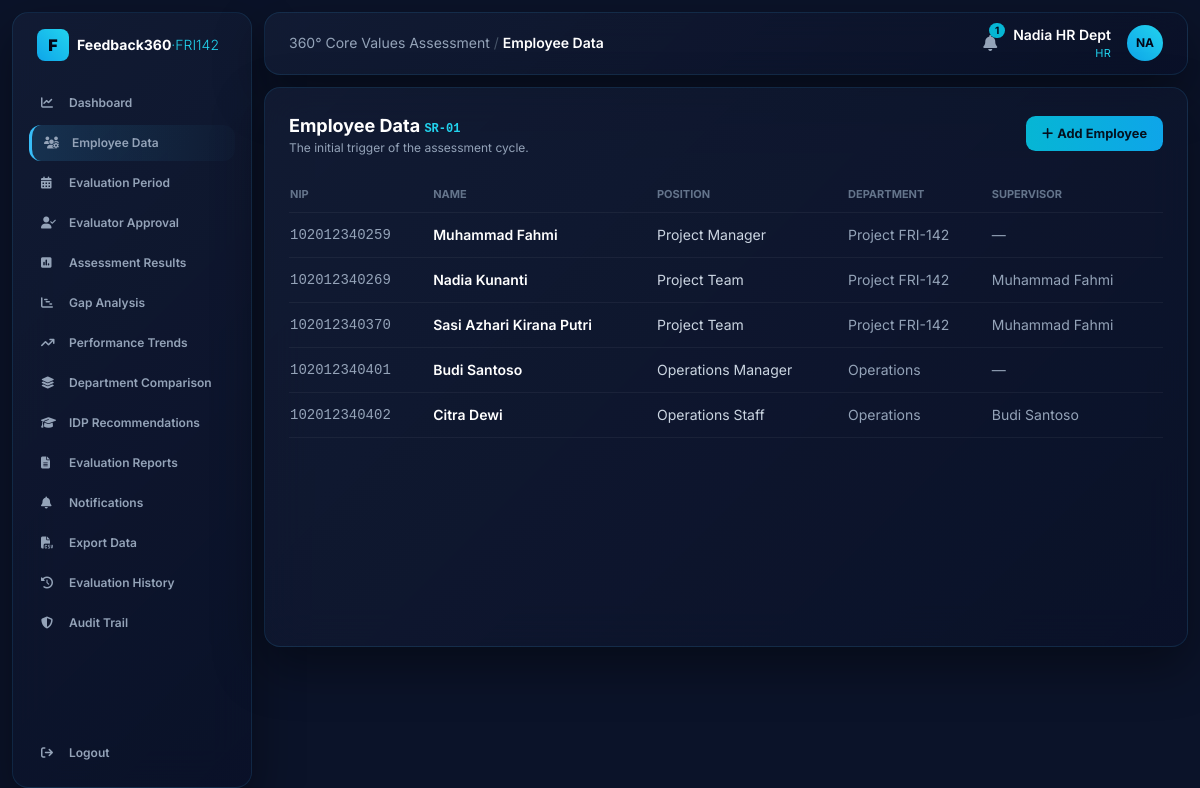
/employees (signed in), run on the app's committed database.
### tables this page shows
CREATE TABLE users (
    id INTEGER PRIMARY KEY AUTOINCREMENT,
    username TEXT UNIQUE NOT NULL,
    password_hash TEXT NOT NULL,
    display_name TEXT NOT NULL,
    role TEXT NOT NULL,                -- admin | hr | management | employee
    employee_id INTEGER REFERENCES employees(id)
);

CREATE TABLE employees (
    id INTEGER PRIMARY KEY AUTOINCREMENT,
    nip TEXT UNIQUE NOT NULL,
    full_name TEXT NOT NULL,
    position TEXT NOT NULL,
    department TEXT NOT NULL,
    supervisor_id INTEGER REFERENCES employees(id)
);

### app.py (the view, shortened to what this page needs)
@app.route("/employees", methods=["GET", "POST"])
@require("admin", "hr")
def employees():
    rows = g.db.execute(
        "SELECT e.*, s.full_name AS sup_name FROM employees e "
        "LEFT JOIN employees s ON e.supervisor_id=s.id ORDER BY e.id").fetchall()
    allemp = g.db.execute("SELECT id, full_name FROM employees").fetchall()
    return render_template("employees.html", rows=rows, allemp=allemp)

### app.py (called while the page is built)
@app.before_request
def load_user():
    g.db = get_db()
    g.user = None
    if "uid" in session:
        g.user = g.db.execute(
            "SELECT * FROM users WHERE id=?", (session["uid"],)
        ).fetchone()

def require(*roles):
    def deco(fn):
        @wraps(fn)
        def wrapper(*a, **kw):
            if not g.user:
                return redirect(url_for("login"))
            if roles and g.user["role"] not in roles:
                abort(403)
            return fn(*a, **kw)
        return wrapper
    return deco

@app.context_processor
def inject_globals():
    unread = 0
    if g.get("user"):
        unread = g.db.execute(
            "SELECT COUNT(*) c FROM notifications WHERE is_read=0 AND "
            "(target_role=? OR target_user_id=?)",
            (g.user["role"], g.user["id"]),
        ).fetchone()["c"]
    return dict(user=g.get("user"), VALUES=VALUES, VALUE_LABELS=VALUE_LABELS,
                TARGET=CORPORATE_TARGET, unread=unread)

### database.py (called while the page is built)
def get_db():
    conn = sqlite3.connect(DB_PATH)
    conn.row_factory = sqlite3.Row
    conn.execute("PRAGMA foreign_keys = ON")
    return conn

### templates/employees.html (shortened to what this page needs)
{% extends "base.html" %}
{% block heading %}Employee Data{% endblock %}
{% block body %}
<div class="flex items-center justify-between mb-5">
  <div><h2 class="text-lg font-bold text-white">Employee Data <span class="text-xs text-cyan-400 font-mono">SR-01</span></h2>
    <p class="text-xs text-slate-400">The initial trigger of the assessment cycle.</p></div>
  <button onclick="document.getElementById('addbox').classList.toggle('hidden')" class="btn"><i class="fa-solid fa-plus mr-1"></i>Add Employee</button>
</div>
<table class="w-full text-sm">
  <thead><tr class="text-[11px] uppercase text-slate-500 text-left border-b border-white/5">
    <th class="py-2">NIP</th><th>Name</th><th>Position</th><th>Department</th><th>Supervisor</th></tr></thead>
  <tbody>
  {% for r in rows %}
    <tr class="border-b border-white/5">
      <td class="py-3 font-mono text-slate-400">{{ r['nip'] }}</td>
      <td class="font-semibold text-white">{{ r['full_name'] }}</td>
      <td class="text-slate-300">{{ r['position'] }}</td>
      <td class="text-slate-400">{{ r['department'] }}</td>
      <td class="text-slate-400">{{ r['sup_name'] or '—' }}</td></tr>
  {% endfor %}
  </tbody>
</table>
{% endblock %}

### templates/base.html (shortened to what this page needs)
<!DOCTYPE html>
<html lang="en">
<head>
<script src="https://cdn.tailwindcss.com"></script>
<link rel="stylesheet" href="https://cdnjs.cloudflare.com/ajax/libs/font-awesome/6.4.0/css/all.min.css">
</head>
<body class="text-slate-200 min-h-screen">
{% if user %}
<div class="flex min-h-screen">
  <aside class="w-60 shrink-0 glossy m-3 rounded-2xl p-4 flex flex-col">
    <div class="flex items-center gap-2 px-2 mb-6">
      <div class="w-8 h-8 bg-gradient-to-tr from-sky-500 to-cyan-400 rounded-lg flex items-center justify-center text-slate-950 font-black">F</div>
      <span class="text-sm font-bold text-white leading-tight">Feedback360<span class="text-cyan-400 font-light">·FRI142</span></span>
    </div>
    {% set R = user['role'] %}
    <nav class="space-y-1 text-xs font-semibold flex-grow">
      {% macro link(ep,icon,label) %}
        <a href="{{ url_for(ep) }}" class="flex items-center gap-3 px-3 py-2.5 rounded-xl navlink {{ 'nav-active' if request.endpoint==ep }}">
          <i class="fa-solid {{ icon }} w-4"></i><span>{{ label }}</span></a>
      {% endmacro %}
      {% if R in ['admin','hr','management'] %}{{ link('dashboard','fa-chart-line','Dashboard') }}{% endif %}
      {% if R in ['admin','hr'] %}{{ link('employees','fa-users-gear','Employee Data') }}{% endif %}
      {% if R in ['admin','hr'] %}{{ link('periods','fa-calendar-days','Evaluation Period') }}{% endif %}
      {% if R in ['admin','hr'] %}{{ link('evaluators','fa-user-check','Evaluator Approval') }}{% endif %}
      {% if R in ['admin','hr','management'] %}{{ link('results','fa-square-poll-vertical','Assessment Results') }}{% endif %}
      {% if R in ['admin','hr','management'] %}{{ link('gap','fa-chart-gantt','Gap Analysis') }}{% endif %}
      {% if R in ['admin','hr','management'] %}{{ link('trends','fa-arrow-trend-up','Performance Trends') }}{% endif %}
      {% if R in ['admin','hr','management'] %}{{ link('departments','fa-layer-group','Department Comparison') }}{% endif %}
      {% if R in ['admin','hr','management'] %}{{ link('idp','fa-graduation-cap', 'IDP Summary' if R=='management' else 'IDP Recommendations') }}{% endif %}
      {% if R in ['admin','hr','management'] %}{{ link('reports','fa-file-lines','Evaluation Reports') }}{% endif %}
      {{ link('notifications','fa-bell','Notifications') }}
      {% if R in ['admin','hr'] %}<a href="{{ url_for('export_data') }}" class="flex items-center gap-3 px-3 py-2.5 rounded-xl navlink"><i class="fa-solid fa-file-csv w-4"></i><span>Export Data</span></a>{% endif %}
      {% if R in ['admin','hr','management'] %}{{ link('history','fa-clock-rotate-left','Evaluation History') }}{% endif %}
      {% if R in ['admin','hr'] %}{{ link('audit','fa-shield-halved','Audit Trail') }}{% endif %}
    </nav>
    <a href="{{ url_for('logout') }}" class="flex items-center gap-3 px-3 py-2.5 rounded-xl navlink text-xs font-semibold mt-2">
      <i class="fa-solid fa-arrow-right-from-bracket w-4"></i><span>Logout</span></a>
  </aside>
  <div class="flex-grow p-3 pl-0">
    <header class="glossy rounded-2xl px-6 py-3 flex justify-between items-center mb-3">
      <div class="text-sm text-slate-400">360° Core Values Assessment <span class="text-slate-600">/</span>
        <span class="text-white font-semibold">{{ self.heading() }}</span></div>
      <div class="flex items-center gap-4">
        <a href="{{ url_for('notifications') }}" class="relative text-slate-400 hover:text-white">
          <i class="fa-solid fa-bell"></i>
          {% if unread %}<span class="absolute -top-2 -right-2 bg-cyan-500 text-slate-950 text-[10px] font-bold rounded-full px-1.5">{{ unread }}</span>{% endif %}
        </a>
        <div class="text-right">
          <div class="text-sm font-semibold text-white">{{ user['display_name'] }}</div>
          <div class="text-[11px] text-cyan-400 uppercase tracking-wide">{{ user['role'] }}</div>
        </div>
        <div class="w-9 h-9 rounded-full bg-gradient-to-tr from-sky-500 to-cyan-400 flex items-center justify-center text-slate-950 font-bold text-xs">
          {{ user['display_name'][:2]|upper }}</div>
      </div>
    </header>
    <main class="glossy rounded-2xl p-6 min-h-[70vh]">{% block body %}{% endblock %}</main>
  </div>
</div>
{% else %}{% block plain %}{% endblock %}{% endif %}
</body>
</html>

### templates/base.html (style rules this page uses)
body { font-family:'Inter',sans-serif;background:#0b1329 }
.glossy { background:linear-gradient(135deg,rgba(20,30,55,.75),rgba(10,17,40,.85)); backdrop-filter:blur(20px);border:1px solid rgba(56,189,248,.12); box-shadow:0 20px 50px rgba(0,0,0,.4) }
.nav-active { background:linear-gradient(90deg,rgba(56,189,248,.15),rgba(56,189,248,.02)); border-left:3px solid #38bdf8;color:#fff }
.navlink { color:#94a3b8 }
.btn { background:linear-gradient(90deg,#06b6d4,#0ea5e9);color:#04111f;font-weight:700; padding:.5rem 1rem;border-radius:.6rem;font-size:.8rem }

### data on the page
users: display_name "Nadia HR Dept", role "HR", display_name "NA"
employees: nip "102012340259", full_name "Muhammad Fahmi", position "Project Manager", department "Project FRI-142", r "—"
employees: nip "102012340269", full_name "Nadia Kunanti", position "Project Team", department "Project FRI-142", full_name "Muhammad Fahmi"
employees: nip "102012340370", full_name "Sasi Azhari Kirana Putri", position "Project Team", department "Project FRI-142", full_name "Muhammad Fahmi"
employees: nip "102012340401", full_name "Budi Santoso", position "Operations Manager", department "Operations", r "—"
employees: nip "102012340402", full_name "Citra Dewi", position "Operations Staff", department "Operations", full_name "Budi Santoso"

### other printed values
{{ unread }} "1"
